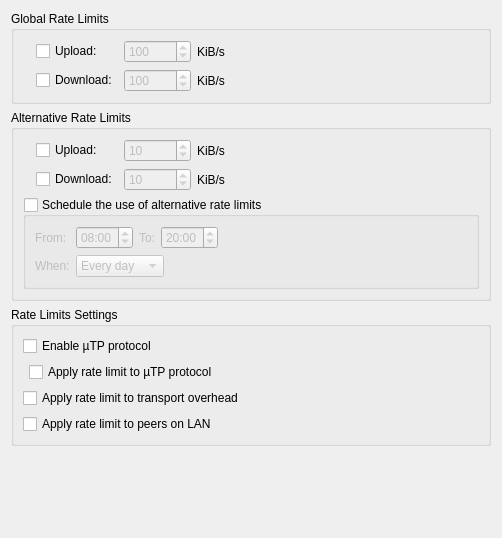
          <widget class="QWidget" name="scrollAreaWidgetContents_9">
           <property name="geometry">
            <rect>
             <x>0</x>
             <y>0</y>
             <width>502</width>
             <height>538</height>
            </rect>
           </property>
           <layout class="QVBoxLayout" name="verticalLayout_5">
            <item>
             <widget class="QGroupBox" name="rateLimitBox">
              <property name="title">
               <string>Global Rate Limits</string>
              </property>
              <layout class="QGridLayout" name="rateLimitBoxLayout">
               <item row="0" column="2">
                <widget class="QSpinBox" name="spinUploadLimit">
                 <property name="enabled">
                  <bool>false</bool>
                 </property>
                 <property name="minimum">
                  <number>1</number>
                 </property>
                 <property name="maximum">
                  <number>1000000</number>
                 </property>
                 <property name="value">
                  <number>100</number>
                 </property>
                </widget>
               </item>
               <item row="0" column="1">
                <widget class="QCheckBox" name="checkUploadLimit">
                 <property name="text">
                  <string>Upload:</string>
                 </property>
                </widget>
               </item>
               <item row="0" column="3">
                <widget class="QLabel" name="label_10">
                 <property name="text">
                  <string>KiB/s</string>
                 </property>
                </widget>
               </item>
               <item row="1" column="2">
                <widget class="QSpinBox" name="spinDownloadLimit">
                 <property name="enabled">
                  <bool>false</bool>
                 </property>
                 <property name="minimum">
                  <number>1</number>
                 </property>
                 <property name="maximum">
                  <number>1000000</number>
                 </property>
                 <property name="value">
                  <number>100</number>
                 </property>
                </widget>
               </item>
               <item row="1" column="3">
                <widget class="QLabel" name="label_13">
                 <property name="text">
                  <string>KiB/s</string>
                 </property>
                </widget>
               </item>
               <item row="0" column="0" rowspan="2">
                <widget class="QLabel" name="label_5">
                 <property name="pixmap">
                  <pixmap resource="../icons.qrc">:/icons/slow_off.png</pixmap>
                 </property>
                </widget>
               </item>
               <item row="1" column="1">
                <widget class="QCheckBox" name="checkDownloadLimit">
                 <property name="text">
                  <string>Download:</string>
                 </property>
                </widget>
               </item>
               <item row="0" column="4">
                <spacer name="horizontalSpacer">
                 <property name="orientation">
                  <enum>Qt::Horizontal</enum>
                 </property>
                 <property name="sizeHint" stdset="0">
                  <size>
                   <width>40</width>
                   <height>20</height>
                  </size>
                 </property>
                </spacer>
               </item>
              </layout>
             </widget>
            </item>
            <item>
             <widget class="QGroupBox" name="altRateLimitBox">
              <property name="title">
               <string>Alternative Rate Limits</string>
              </property>
              <layout class="QGridLayout" name="gridLayout_6">
               <item row="2" column="0" colspan="5">
                <widget class="QGroupBox" name="check_schedule">
                 <property name="title">
                  <string>Schedule the use of alternative rate limits</string>
                 </property>
                 <property name="checkable">
                  <bool>true</bool>
                 </property>
                 <property name="checked">
                  <bool>false</bool>
                 </property>
                 <layout class="QGridLayout" name="gridLayout_7">
                  <item row="0" column="0">
                   <widget class="QLabel" name="label_6">
                    <property name="text">
                     <string extracomment="from (time1 to time2)">From:</string>
                    </property>
                   </widget>
                  </item>
                  <item row="0" column="3">
                   <widget class="QTimeEdit" name="schedule_to">
                    <property name="wrapping">
                     <bool>true</bool>
                    </property>
                    <property name="displayFormat">
                     <string notr="true">hh:mm</string>
                    </property>
                    <property name="time">
                     <time>
                      <hour>20</hour>
                      <minute>0</minute>
                      <second>0</second>
                     </time>
                    </property>
                   </widget>
                  </item>
                  <item row="0" column="2">
                   <widget class="QLabel" name="label_17">
                    <property name="text">
                     <string extracomment="time1 to time2">To:</string>
                    </property>
                   </widget>
                  </item>
                  <item row="0" column="1">
                   <widget class="QTimeEdit" name="schedule_from">
                    <property name="wrapping">
                     <bool>true</bool>
                    </property>
                    <property name="displayFormat">
                     <string notr="true">hh:mm</string>
                    </property>
                    <property name="calendarPopup">
                     <bool>false</bool>
                    </property>
                    <property name="time">
                     <time>
                      <hour>8</hour>
                      <minute>0</minute>
                      <second>0</second>
                     </time>
                    </property>
                   </widget>
                  </item>
                  <item row="1" column="0">
                   <widget class="QLabel" name="label_18">
                    <property name="text">
                     <string>When:</string>
                    </property>
                   </widget>
                  </item>
                  <item row="1" column="1" colspan="3">
                   <widget class="QComboBox" name="schedule_days">
                    <property name="sizePolicy">
                     <sizepolicy hsizetype="Fixed" vsizetype="Fixed">
                      <horstretch>0</horstretch>
                      <verstretch>0</verstretch>
                     </sizepolicy>
                    </property>
                    <item>
                     <property name="text">
                      <string>Every day</string>
                     </property>
                    </item>
                    <item>
                     <property name="text">
                      <string>Weekdays</string>
                     </property>
                    </item>
                    <item>
                     <property name="text">
                      <string>Weekends</string>
                     </property>
                    </item>
                   </widget>
                  </item>
                  <item row="0" column="4">
                   <spacer name="horizontalSpacer_8">
                    <property name="orientation">
                     <enum>Qt::Horizontal</enum>
                    </property>
                    <property name="sizeHint" stdset="0">
                     <size>
                      <width>40</width>
                      <height>20</height>
                     </size>
                    </property>
                   </spacer>
                  </item>
                 </layout>
                </widget>
               </item>
               <item row="0" column="0" rowspan="2">
                <widget class="QLabel" name="label_16">
                 <property name="pixmap">
                  <pixmap resource="../icons.qrc">:/icons/slow.png</pixmap>
                 </property>
                </widget>
               </item>
               <item row="0" column="1">
                <widget class="QCheckBox" name="checkUploadLimitAlt">
                 <property name="text">
                  <string>Upload:</string>
                 </property>
                </widget>
               </item>
               <item row="1" column="1">
                <widget class="QCheckBox" name="checkDownloadLimitAlt">
                 <property name="text">
                  <string>Download:</string>
                 </property>
                </widget>
               </item>
               <item row="0" column="2">
                <widget class="QSpinBox" name="spinUploadLimitAlt">
                 <property name="enabled">
                  <bool>false</bool>
                 </property>
                 <property name="minimum">
                  <number>1</number>
                 </property>
                 <property name="maximum">
                  <number>1000000</number>
                 </property>
                 <property name="value">
                  <number>10</number>
                 </property>
                </widget>
               </item>
               <item row="1" column="2">
                <widget class="QSpinBox" name="spinDownloadLimitAlt">
                 <property name="enabled">
                  <bool>false</bool>
                 </property>
                 <property name="minimum">
                  <number>1</number>
                 </property>
                 <property name="maximum">
                  <number>1000000</number>
                 </property>
                 <property name="value">
                  <number>10</number>
                 </property>
                </widget>
               </item>
               <item row="0" column="3">
                <widget class="QLabel" name="label_14">
                 <property name="text">
                  <string>KiB/s</string>
                 </property>
                </widget>
               </item>
               <item row="1" column="3">
                <widget class="QLabel" name="label_15">
                 <property name="text">
                  <string>KiB/s</string>
                 </property>
                </widget>
               </item>
               <item row="0" column="4">
                <spacer name="horizontalSpacer_5">
                 <property name="orientation">
                  <enum>Qt::Horizontal</enum>
                 </property>
                 <property name="sizeHint" stdset="0">
                  <size>
                   <width>40</width>
                   <height>20</height>
                  </size>
                 </property>
                </spacer>
               </item>
              </layout>
             </widget>
            </item>
            <item>
             <widget class="QGroupBox" name="rateLimitsGroupBox">
              <property name="title">
               <string>Rate Limits Settings</string>
              </property>
              <layout class="QGridLayout" name="gridLayout_8">
               <item row="4" column="0" colspan="3">
                <widget class="QCheckBox" name="checkLimitLocalPeerRate">
                 <property name="text">
                  <string>Apply rate limit to peers on LAN</string>
                 </property>
                </widget>
               </item>
               <item row="3" column="0" colspan="3">
                <widget class="QCheckBox" name="checkLimitTransportOverhead">
                 <property name="text">
                  <string>Apply rate limit to transport overhead</string>
                 </property>
                </widget>
               </item>
               <item row="0" column="0" colspan="3">
                <widget class="QCheckBox" name="checkuTP">
                 <property name="text">
                  <string>Enable µTP protocol</string>
                 </property>
                </widget>
               </item>
               <item row="2" column="1">
                <widget class="QCheckBox" name="checkLimituTPConnections">
                 <property name="text">
                  <string>Apply rate limit to µTP protocol</string>
                 </property>
                </widget>
               </item>
               <item row="2" column="2">
                <spacer name="horizontalSpacer_9">
                 <property name="orientation">
                  <enum>Qt::Horizontal</enum>
                 </property>
                 <property name="sizeHint" stdset="0">
                  <size>
                   <width>40</width>
                   <height>20</height>
                  </size>
                 </property>
                </spacer>
               </item>
              </layout>
             </widget>
            </item>
            <item>
             <spacer name="verticalSpacer_2">
              <property name="orientation">
               <enum>Qt::Vertical</enum>
              </property>
              <property name="sizeHint" stdset="0">
               <size>
                <width>20</width>
                <height>40</height>
               </size>
              </property>
             </spacer>
            </item>
           </layout>
          </widget>
